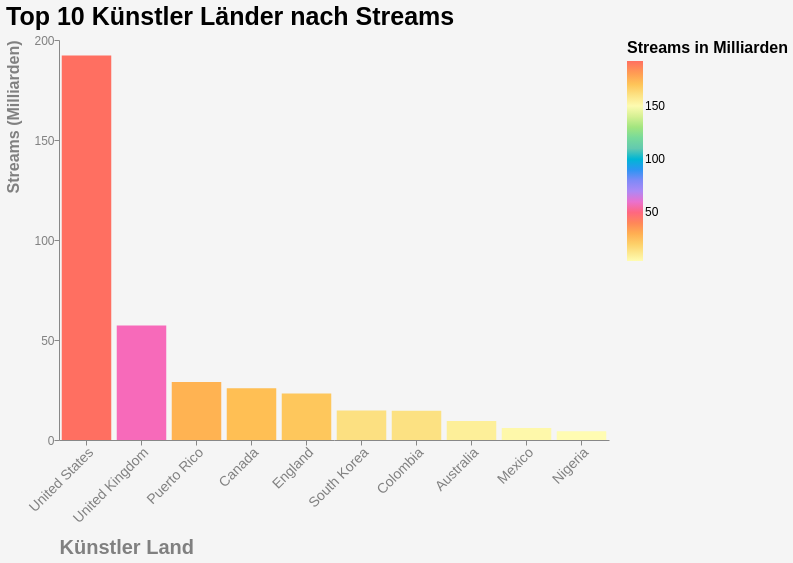

The notebook cell saved with this chart:
### Code cell
# Chart der top Künstler Länder basierend auf Streams

# change the colors of the chart

colors = ['#FF6F61', '#FFC154', '#FFFCB2', '#A0E57E', '#63C7B2', '#508BF3', '#B888F4', '#FF6F61', '#FFC154', '#FFFCB2']

colors.reverse()



top_artist_country_streams_chart = alt.Chart(top_artist_country_streams.reset_index()).mark_bar().encode(
    x=alt.X('artist_country', sort='-y', axis=alt.Axis(title='Künstler Land', labelFontSize=14, labelAngle=-45)),
    y=alt.Y('streams', axis=alt.Axis(title='Streams (Milliarden)', titleFontSize=16, labelFontSize=12, format='.0s', tickCount=5, tickMinStep=1e9, labelExpr='datum.value / 1e9')),
    color=alt.Color('streams', scale=alt.Scale(range=colors), legend=alt.Legend(title="Streams in Milliarden", titleFontSize=16, labelFontSize=12, format='.0s', tickCount=5, tickMinStep=1e9, labelExpr='datum.value / 1e9')),  # Titel in der Legende enthält "Milliarden"
    tooltip=['artist_country', 'streams']
).properties(
    title='Top 10 Künstler Länder nach Streams',
    background='#F5F5F5',
    width=550,
    height=400
).configure_title(
    fontSize=25,
    anchor='start'
    
).configure_axis(
    labelFontSize=14,
    titleFontSize=16
).configure_legend(
    titleFontSize=16,
    labelFontSize=14
).configure_view(
    strokeWidth=0
).configure_axisX(
    labelAngle=100,
    titleAnchor='start',
    
).configure_axisY(
    grid=False,
    titleAnchor='end'
).configure_axis(
    titleFontSize=20,
    titleColor='gray',
    labelFontSize=14,
    labelColor='gray',
    labelPadding=0,
    titlePadding=12
    
)


top_artist_country_streams_chart

### Figure 1 — Vega-Lite specification as saved in the notebook (floating-point values rounded to 4 significant figures)
{"config": {"view": {"continuousWidth": 300, "continuousHeight": 300, "strokeWidth": 0}, "axis": {"labelColor": "gray", "labelFontSize": 14, "labelPadding": 0, "titleColor": "gray", "titleFontSize": 20, "titlePadding": 12}, "axisX": {"labelAngle": 100, "titleAnchor": "start"}, "axisY": {"grid": false, "titleAnchor": "end"}, "legend": {"labelFontSize": 14, "titleFontSize": 16}, "title": {"anchor": "start", "fontSize": 25}}, "data": {"name": "data-8427e749423bb7fd78881eeb769534c7"}, "mark": {"type": "bar"}, "background": "#F5F5F5", "encoding": {"color": {"field": "streams", "legend": {"format": ".0s", "labelExpr": "datum.value / 1e9", "labelFontSize": 12, "tickCount": 5, "tickMinStep": 1000000000.0, "title": "Streams in Milliarden", "titleFontSize": 16}, "scale": {"range": ["#FFFCB2", "#FFC154", "#FF6F61", "#B888F4", "#508BF3", "#63C7B2", "#A0E57E", "#FFFCB2", "#FFC154", "#FF6F61"]}, "type": "quantitative"}, "tooltip": [{"field": "artist_country", "type": "nominal"}, {"field": "streams", "type": "quantitative"}], "x": {"axis": {"labelAngle": -45, "labelFontSize": 14, "title": "Künstler Land"}, "field": "artist_country", "sort": "-y", "type": "nominal"}, "y": {"axis": {"format": ".0s", "labelExpr": "datum.value / 1e9", "labelFontSize": 12, "tickCount": 5, "tickMinStep": 1000000000.0, "title": "Streams (Milliarden)", "titleFontSize": 16}, "field": "streams", "type": "quantitative"}}, "height": 400, "title": "Top 10 Künstler Länder nach Streams", "width": 550, "$schema": "https://vega.github.io/schema/vega-lite/v5.16.3.json", "datasets": {"data-8427e749423bb7fd78881eeb769534c7": [{"artist_country": "United States", "streams": 192203380995}, {"artist_country": "United Kingdom", "streams": 57298824325}, {"artist_country": "Puerto Rico", "streams": 28950678871}, {"artist_country": "Canada", "streams": 25838844112}, {"artist_country": "England", "streams": 23202665788}, {"artist_country": "South Korea", "streams": 14755649151}, {"artist_country": "Colombia", "streams": 14585841823}, {"artist_country": "Australia", "streams": 9502631972}, {"artist_country": "Mexico", "streams": 5974506281}, {"artist_country": "Nigeria", "streams": 4370773858}]}}
